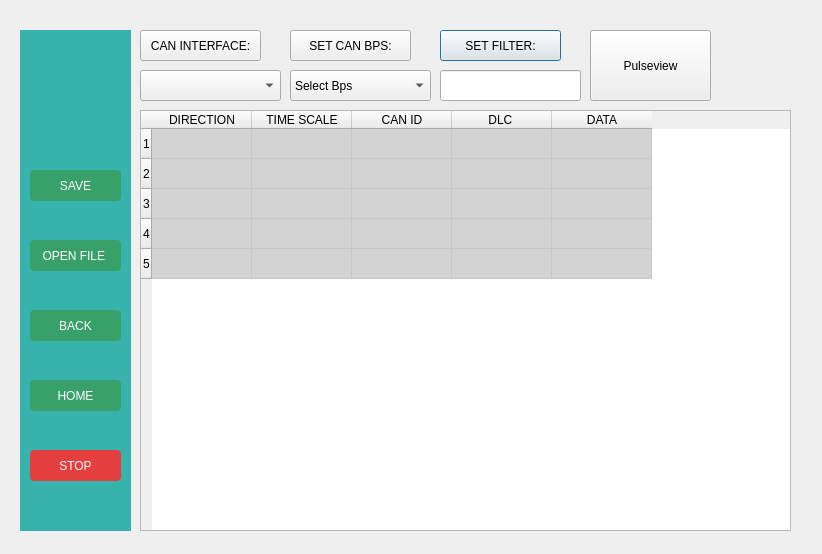
<?xml version="1.0" encoding="UTF-8"?>
<ui version="4.0">
 <class>Toyota_monitor</class>
 <widget class="QDialog" name="Toyota_monitor">
  <property name="geometry">
   <rect>
    <x>0</x>
    <y>0</y>
    <width>822</width>
    <height>554</height>
   </rect>
  </property>
  <property name="windowTitle">
   <string>Dialog</string>
  </property>
  <widget class="QPushButton" name="btCANFilter">
   <property name="geometry">
    <rect>
     <x>440</x>
     <y>30</y>
     <width>121</width>
     <height>31</height>
    </rect>
   </property>
   <property name="text">
    <string>SET FILTER:</string>
   </property>
  </widget>
  <widget class="QTableWidget" name="tableWidgetData">
   <property name="geometry">
    <rect>
     <x>140</x>
     <y>110</y>
     <width>651</width>
     <height>421</height>
    </rect>
   </property>
   <property name="styleSheet">
    <string notr="true">QTableWidget::item { background-color: #D3D3D3; }
</string>
   </property>
   <property name="rowCount">
    <number>5</number>
   </property>
   <property name="columnCount">
    <number>5</number>
   </property>
   <row/>
   <row/>
   <row/>
   <row/>
   <row/>
   <column>
    <property name="text">
     <string>DIRECTION</string>
    </property>
   </column>
   <column>
    <property name="text">
     <string>TIME SCALE</string>
    </property>
   </column>
   <column>
    <property name="text">
     <string>CAN ID</string>
    </property>
   </column>
   <column>
    <property name="text">
     <string>DLC </string>
    </property>
   </column>
   <column>
    <property name="text">
     <string>DATA</string>
    </property>
   </column>
  </widget>
  <widget class="QComboBox" name="cmbCANInterface">
   <property name="geometry">
    <rect>
     <x>140</x>
     <y>70</y>
     <width>141</width>
     <height>31</height>
    </rect>
   </property>
  </widget>
  <widget class="QPushButton" name="btCANInterface">
   <property name="geometry">
    <rect>
     <x>140</x>
     <y>30</y>
     <width>121</width>
     <height>31</height>
    </rect>
   </property>
   <property name="text">
    <string>CAN INTERFACE:</string>
   </property>
  </widget>
  <widget class="QLineEdit" name="IDFilter">
   <property name="geometry">
    <rect>
     <x>440</x>
     <y>70</y>
     <width>141</width>
     <height>31</height>
    </rect>
   </property>
  </widget>
  <widget class="QPushButton" name="pushButton">
   <property name="geometry">
    <rect>
     <x>590</x>
     <y>30</y>
     <width>121</width>
     <height>71</height>
    </rect>
   </property>
   <property name="text">
    <string>Pulseview</string>
   </property>
  </widget>
  <widget class="QPushButton" name="btCANbps">
   <property name="geometry">
    <rect>
     <x>290</x>
     <y>30</y>
     <width>121</width>
     <height>31</height>
    </rect>
   </property>
   <property name="text">
    <string>SET CAN BPS:</string>
   </property>
  </widget>
  <widget class="QComboBox" name="cmbCANBaudRate">
   <property name="geometry">
    <rect>
     <x>290</x>
     <y>70</y>
     <width>141</width>
     <height>31</height>
    </rect>
   </property>
   <item>
    <property name="text">
     <string>Select Bps</string>
    </property>
   </item>
   <item>
    <property name="text">
     <string>125000</string>
    </property>
   </item>
   <item>
    <property name="text">
     <string>250000</string>
    </property>
   </item>
   <item>
    <property name="text">
     <string>500000</string>
    </property>
   </item>
   <item>
    <property name="text">
     <string>1000000</string>
    </property>
   </item>
   <item>
    <property name="text">
     <string>2000000</string>
    </property>
   </item>
  </widget>
  <widget class="QWidget" name="sidebar" native="true">
   <property name="geometry">
    <rect>
     <x>20</x>
     <y>30</y>
     <width>111</width>
     <height>501</height>
    </rect>
   </property>
   <property name="styleSheet">
    <string notr="true">background-color: #38B2AC;
</string>
   </property>
   <widget class="QPushButton" name="buttonHome">
    <property name="geometry">
     <rect>
      <x>10</x>
      <y>350</y>
      <width>91</width>
      <height>31</height>
     </rect>
    </property>
    <property name="styleSheet">
     <string notr="true">background-color: #38A169; color: white;
border-radius: 4px;</string>
    </property>
    <property name="text">
     <string>HOME</string>
    </property>
   </widget>
   <widget class="QPushButton" name="buttonReturn">
    <property name="geometry">
     <rect>
      <x>10</x>
      <y>280</y>
      <width>91</width>
      <height>31</height>
     </rect>
    </property>
    <property name="styleSheet">
     <string notr="true">background-color: #38A169; color: white;
border-radius: 4px;</string>
    </property>
    <property name="text">
     <string>BACK</string>
    </property>
   </widget>
   <widget class="QPushButton" name="buttonSave">
    <property name="geometry">
     <rect>
      <x>10</x>
      <y>140</y>
      <width>91</width>
      <height>31</height>
     </rect>
    </property>
    <property name="styleSheet">
     <string notr="true">background-color: #38A169; color: white;
border-radius: 4px;</string>
    </property>
    <property name="text">
     <string>SAVE</string>
    </property>
   </widget>
   <widget class="QLabel" name="labelMazda">
    <property name="geometry">
     <rect>
      <x>10</x>
      <y>10</y>
      <width>91</width>
      <height>101</height>
     </rect>
    </property>
    <property name="styleSheet">
     <string notr="true">image: url(:/Car_logos/toyota logo.png);</string>
    </property>
    <property name="text">
     <string/>
    </property>
   </widget>
   <widget class="QPushButton" name="buttonStop">
    <property name="geometry">
     <rect>
      <x>10</x>
      <y>420</y>
      <width>91</width>
      <height>31</height>
     </rect>
    </property>
    <property name="styleSheet">
     <string notr="true">background-color: #E53E3E; color: white;
border-radius: 4px;</string>
    </property>
    <property name="text">
     <string>STOP</string>
    </property>
   </widget>
   <widget class="QPushButton" name="buttonOpenFile">
    <property name="geometry">
     <rect>
      <x>10</x>
      <y>210</y>
      <width>91</width>
      <height>31</height>
     </rect>
    </property>
    <property name="styleSheet">
     <string notr="true">background-color: #38A169; color: white;
border-radius: 4px;</string>
    </property>
    <property name="text">
     <string>OPEN FILE </string>
    </property>
   </widget>
  </widget>
 </widget>
 <resources/>
 <connections/>
</ui>
